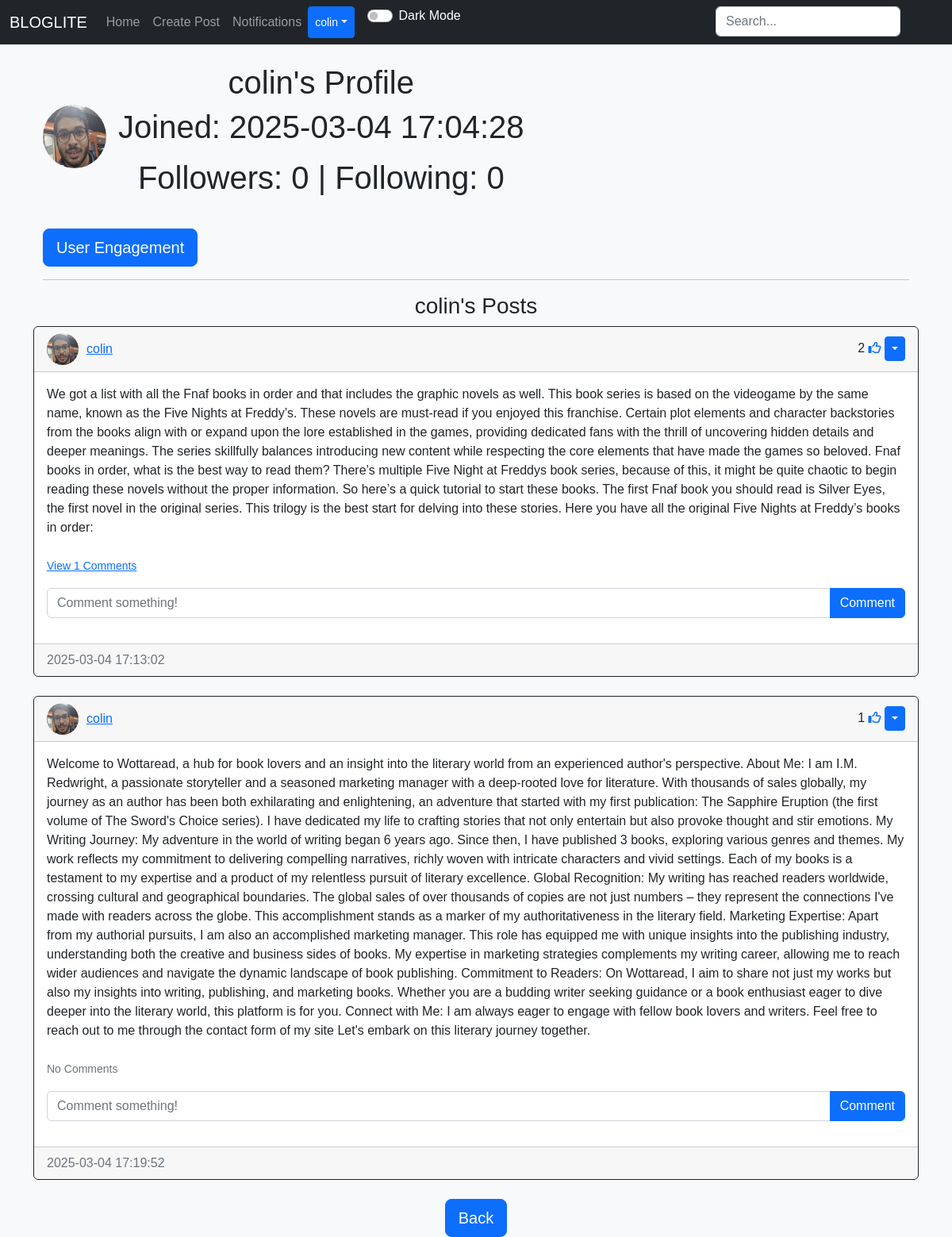
Screenshot of /posts/colin (signed in) with the database file from the repository.
### applicaton/models.py (models this page shows)
class User(db.Model, UserMixin):
    id = db.Column(db.Integer, primary_key=True)
    email = db.Column(db.String(150), unique=True)
    username = db.Column(db.String(150), unique=True)
    password = db.Column(db.String(150))
    date_created = db.Column(db.DateTime(timezone=True), default=func.now())
    profile_picture = db.Column(db.String(150), nullable=True)
    posts = db.relationship("Post", backref="user", cascade="all, delete")
    comments = db.relationship("Comment", backref="user", cascade="all, delete")
    likes = db.relationship("Like", backref="user", cascade="all, delete")
    followers = db.relationship("Follower", foreign_keys=[Follower.user_id], backref="followed_user", lazy="dynamic")
    following = db.relationship("Follower", foreign_keys=[Follower.follower_id], backref="follower", lazy="dynamic")
    notifications = db.relationship("Notification", backref="user", cascade="all, delete", lazy="dynamic")

class Post(db.Model):
    id = db.Column(db.Integer, primary_key=True)
    text = db.Column(db.Text, nullable=False)
    date_created = db.Column(db.DateTime(timezone=True), default=func.now())
    author = db.Column(db.Integer, db.ForeignKey('user.id'), nullable=False)
    category_id = db.Column(db.Integer, db.ForeignKey('category.id'), nullable=True)  # Add category_id
    comments = db.relationship("Comment", backref="post", cascade="all, delete")
    likes = db.relationship("Like", backref="post", cascade="all, delete")

### applicaton/views.py (the view)
@views.route("/posts/<username>")
@login_required
def post(username):
    user = User.query.filter_by(username=username).first()
    if not user:
        flash("No user with that username exists", category="error")
        return redirect(url_for('views.home'))
    posts = user.posts
    user_id = user.id
    following = Follower.query.filter_by(
        user_id=user.id, follower_id=current_user.id).first()
    return render_template("posts.html", user=current_user, posts=posts, username=username, User=User, following=following, user_id=user_id, profile_user=user)

### applicaton/__init__.py (called while the page is built)
def create_app():
    app = Flask(__name__)
    app.config['SECRET_KEY'] = "perfetch"
    app.config['SQLALCHEMY_DATABASE_URI'] = "sqlite:///database.db"
    db.init_app(app)
    app.app_context().push()
    from .resources import api
    api.init_app(app)
    from .views import views
    app.register_blueprint(views,url_prefix="/")
    from .authentication import authentication
    app.register_blueprint(authentication,url_prefix="/")
    from .models import User,Post,Comment,Like,Follower
    create_database(app)
    login_manager = LoginManager()
    login_manager.login_view = "authentication.log_in"
    login_manager.init_app(app)
    @login_manager.user_loader
    def load_user(id):
        return User.query.get(int(id))
    return app

### applicaton/templates/posts.html (shortened to what this page needs)
{% extends "posts_div.html" %}
{% block header %}
<div class="container mt-4">
    <div class="d-flex align-items-center mb-4">
        {% if profile_user.profile_picture %}
            <img src="{{ url_for('static', filename='uploads/' + profile_user.profile_picture) }}" alt="Profile Picture" style="width: 80px; height: 80px; border-radius: 50%; margin-right: 15px;">
        {% else %}
            <i class="fa-solid fa-user-circle fa-4x" style="margin-right: 15px;"></i>
        {% endif %}
        <div>
            <h1>{{ username }}'s Profile</h1>
            <p>Joined: {{ profile_user.date_created }}</p>
            <p>Followers: {{ profile_user.followers.count() }} | Following: {{ profile_user.following.count() }}</p>
        </div>
    </div>
    <div style="display: flex; justify-content: space-between;">
        <a href="{{ url_for('views.user_engagement', user_id=user_id) }}" class="btn btn-primary btn-lg">User Engagement</a>
    </div>
    <hr>
    <h3>{{ username }}'s Posts</h3>
</div>
{% endblock %}
{% block footer %}
<div align="center">
    <a href="/home"><button type="button" class="btn btn-primary btn-lg">Back</button></a>
</div>
{% endblock %}

### applicaton/templates/posts_div.html (shortened to what this page needs)
{% extends "nav.html" %}
{% block content %}
<h1 align="center">{% block header %}Posts{% endblock %}</h1>
<div id="posts">
  {% for post in posts %}
  <div class="card border-dark" data-post-id="{{ post.id }}">
    <div class="card-header d-flex justify-content-between align-items-center">
      <div class="d-flex align-items-center">
        {% if post.user.profile_picture %}
          <img src="{{ url_for('static', filename='uploads/' + post.user.profile_picture) }}" alt="Profile Picture" style="width: 40px; height: 40px; border-radius: 50%; margin-right: 10px;">
        {% else %}
          <i class="fa-solid fa-user-circle fa-2x" style="margin-right: 10px;"></i>
        {% endif %}
        <a href="/posts/{{ post.user.username }}">{{ post.user.username }}</a>
      </div>
      <div>
        <span class="like-count">{{ post.likes|length }}</span>
        <a href="/like-post/{{ post.id }}"><i class="fa-regular fa-thumbs-up"></i></a>
        {% if user.id == post.author %}
        <div class="btn-group">
          <button type="button" class="btn btn-sm btn-primary dropdown-toggle" data-bs-toggle="dropdown"></button>
        </div>
        {% endif %}
      </div>
    </div>
    <div class="card-body">
      <div class="card-text">{{ post.text }}</div>
      <br />
      <p class="card-text">
        {% if post.comments|length > 0 %}
        <a data-bs-toggle="collapse" href="#comments-{{ post.id }}" role="button">
          <small>View {{ post.comments|length }} Comments</small>
        </a>
        {% else %}
        <small class="text-muted">No Comments</small>
        {% endif %}
      </p>
      <form class="input-group mb-3" method="POST" action="/create-comment/{{ post.id }}">
        <input type="text" id="text" name="text" class="form-control" placeholder="Comment something!" />
        <button type="submit" class="btn btn-primary">Comment</button>
      </form>
    </div>
    <div class="card-footer text-muted">{{ post.date_created }}</div>
  </div>
  <br />
  {% endfor %}
</div>
{% block footer %}{% endblock %}
{% endblock %}

### applicaton/templates/nav.html (shortened to what this page needs)
<!DOCTYPE html>
<html lang="en">
<head>
  <link href="https://cdn.jsdelivr.net/npm/bootstrap@5.2.3/dist/css/bootstrap.min.css" rel="stylesheet">
  <link rel="stylesheet" href="https://code.jquery.com/ui/1.12.1/themes/base/jquery-ui.css">
  <link rel="stylesheet" href="{{ url_for('static', filename='style.css') }}">
</head>
<body>
  <nav class="navbar navbar-expand-lg navbar-dark bg-dark">
    <div class="container-fluid">
      <a class="navbar-brand" href="/home">BLOGLITE</a>
      <div class="collapse navbar-collapse" id="navbar">
        <div class="navbar-nav">
          <a class="nav-item nav-link" href="/home">Home</a>
          {% if user.is_authenticated %}
            <a class="nav-item nav-link" href="/create-post">Create Post</a>
            <a class="nav-item nav-link" href="/notifications">Notifications</a>
            <div style="position: absolute; right: 57px;">
              <form action="{{ url_for('views.search') }}" method="POST" class="d-flex" role="search">
                <input type="search" placeholder="Search..." name="query" class="form-control me-2" id="search-input">
              </form>
            </div>
            <div class="btn-group">
              <button type="button" class="btn btn-sm btn-primary dropdown-toggle" data-bs-toggle="dropdown">{{ user.username }}</button>
            </div>
          {% else %}
            <a class="nav-item nav-link" href="/login">Login</a>
            <a class="nav-item nav-link" href="/sign-up">Sign Up</a>
          {% endif %}
          <div class="form-check form-switch ms-3">
            <input class="form-check-input" type="checkbox" id="darkModeToggle" onclick="toggleDarkMode()">
            <label class="form-check-label text-white" for="darkModeToggle">Dark Mode</label>
          </div>
        </div>
      </div>
    </div>
  </nav>
  <div class="container">{% block content %}{% endblock %}</div>
</body>
</html>

### applicaton/static/style.css (style rules this page uses)
body { background-color: #f8f9fa; font-family: Arial, sans-serif; }

### rows the page displays
User: username "colin", profile_picture (picture), date_created "2025-03-04 17:04:28"
Post: profile_picture (picture), user.username "colin", likes|length "2", text "We got a list with all the Fnaf books in order and that includes the graphic novels as well. This book series is based on the videogame by the same name, known as the Five Nights at Freddy’s. These novels are must-read if you enjoyed this franchise. Certain plot elements and character backstories from the books align with or expand upon the lore established in the games, providing dedicated fans with the thrill of uncovering hidden details and deeper meanings. The series skillfully balances introducing new content while respecting the core elements that have made the games so beloved. Fnaf books in order, what is the best way to read them? There’s multiple Five Night at Freddys book series,…", comments|length "1", date_created "2025-03-04 17:13:02"
Post: profile_picture (picture), user.username "colin", likes|length "1", text "Welcome to Wottaread, a hub for book lovers and an insight into the literary world from an experienced author's perspective. About Me: I am I.M. Redwright, a passionate storyteller and a seasoned marketing manager with a deep-rooted love for literature. With thousands of sales globally, my journey as an author has been both exhilarating and enlightening, an adventure that started with my first publication: The Sapphire Eruption (the first volume of The Sword's Choice series). I have dedicated my life to crafting stories that not only entertain but also provoke thought and stir emotions. My Writing Journey: My adventure in the world of writing began 6 years ago. Since then, I have published…", shows "No Comments", date_created "2025-03-04 17:19:52"

### other values shown
{{ profile_user.followers.count() }} "0"
{{ profile_user.following.count() }} "0"
